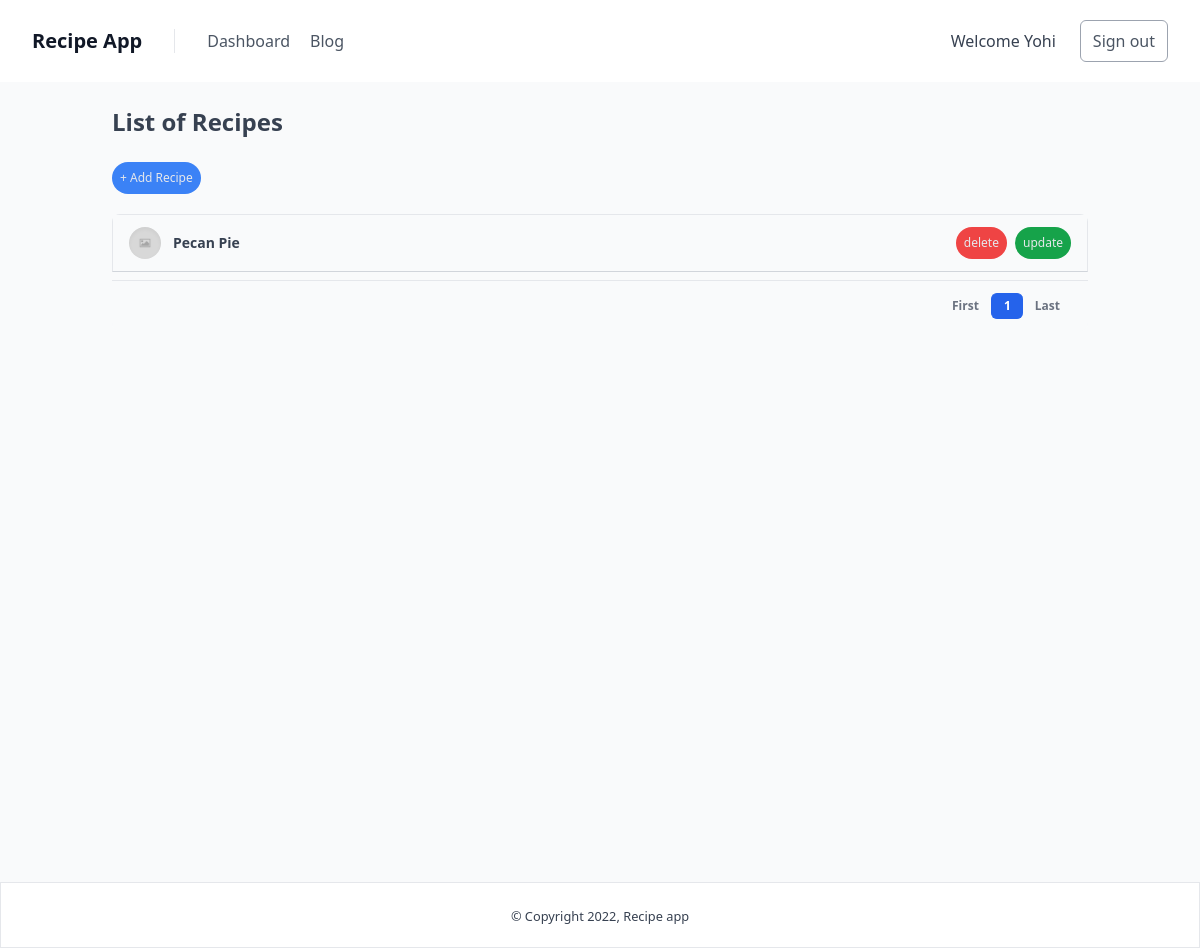
The page /dashboard/ (signed in) on the database as committed earlier.
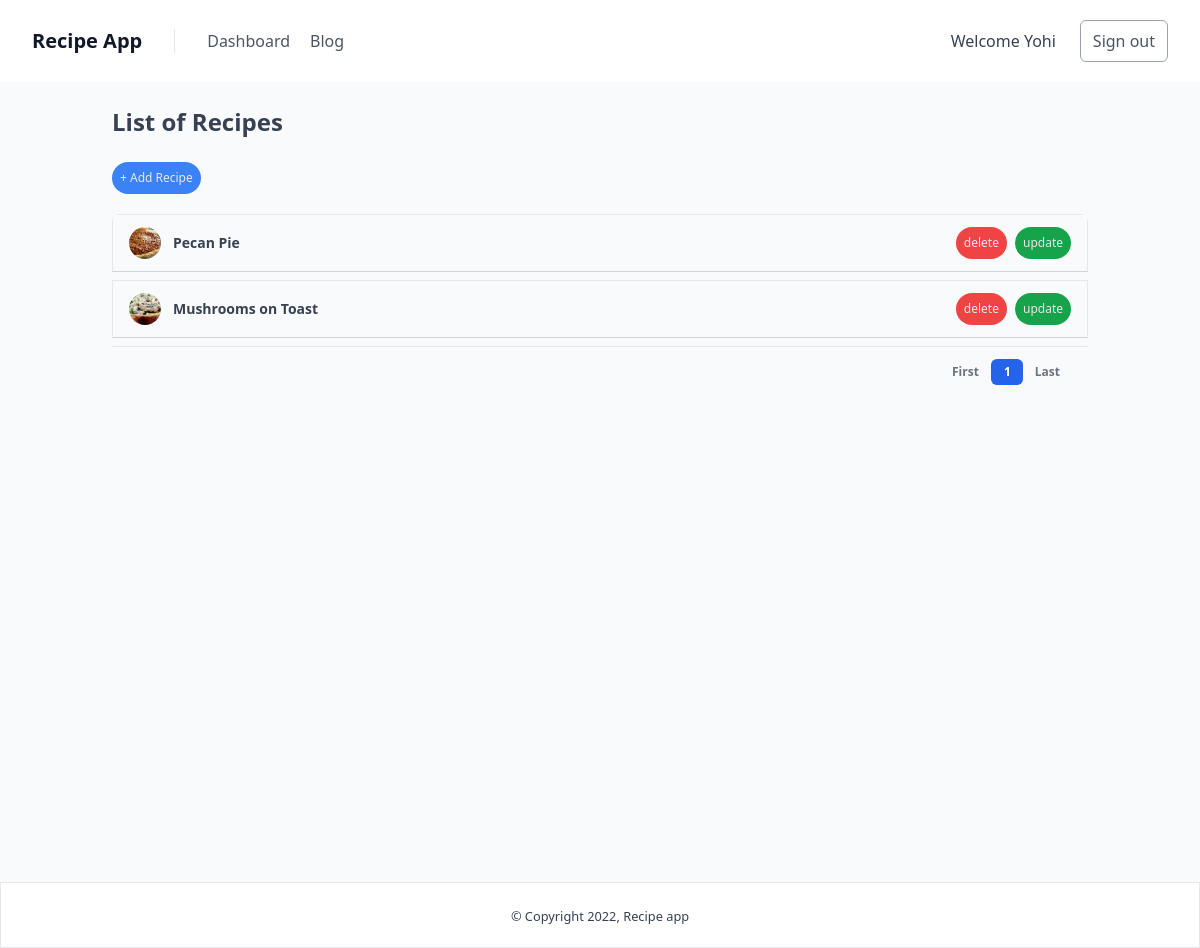
The same page on the database as committed later.
### recipe/models.py (models this page shows, shortened)
class Recipe(models.Model):
    author = models.ForeignKey(settings.AUTH_USER_MODEL, related_name='author', on_delete=models.CASCADE)
    name = models.CharField(max_length=255)
    image = models.ImageField(upload_to='uploads/', null=True, blank=True)
    directions = models.TextField()
    updated = models.DateTimeField(auto_now_add=True)
    created = models.DateTimeField(auto_now=True)
    @property
    def get_image(self):
        if not self.image:
            return '/media/uploads/placeholder-image.png'
        return self.image.url

### recipe/views.py (the view)
# urls.py: path('dashboard/', views.DashboardView.as_view(), name='dashboard'),
class DashboardView(LoginRequiredMixin, ListView):
    login_url = '/signin/'
    def get_queryset(self):
        return Recipe.objects.filter(author=self.request.user)
    model = Recipe
    template_name = "dashboard.html"
    paginate_by = 5
    context_object_name = 'recipes'
    ordering = ['-created']

### account/models.py (called while the page is built)
    def __str__(self):
        return self.username

### templates/dashboard.html (shortened to what the changed rows need)
{% extends 'base.html' %}
{% block content %}
    <div
      class="flex h-screen bg-gray-50"
    >
      <div class="flex flex-col flex-1 w-full">
        <main class="h-full overflow-y-auto">
          <div class="container grid px-6 mx-auto">
            <h2
              class="my-6 text-2xl font-semibold text-gray-700"
            >
              List of Recipes
            </h2>
            <div class="w-full overflow-hidden rounded-lg shadow-xs">
              <div class="w-full overflow-x-auto">
                <div>
                    {% for recipe in recipes %}
                    <div class="text-gray-700 mb-2">
                        <div class="px-4 py-3 flex items-center justify-between border border-b-gray-300">
                            <div class="flex items-center text-sm">
                                <div
                                    class="relative hidden w-8 h-8 mr-3 rounded-full md:block"
                                >
                                    <img
                                    class="object-cover w-full h-full rounded-full"
                                    src="{{ recipe.get_image }}"
                                    alt=""
                                    loading="lazy"
                                    />
                                    <div
                                    class="absolute inset-0 rounded-full shadow-inner"
                                    aria-hidden="true"
                                    ></div>
                                </div>
                                <div>
                                    <a href="{% url 'detail' recipe.id %}" hx-boost="true" hx-indicator="#my-indicator">
                                        <p class="font-semibold">{{recipe.name}}</p>
                                    </a>
                                </div>
                            </div>
                            <div class="flex gap-2 items-center">
                                <form action="{% url 'recipe-delete' recipe.id %}" method="post" hx-boost="true" hx-confirm="Are you sure you want to delete this recipe?" hx-indicator="#my-indicator">
                                  <button type="submit" class="text-xs rounded-full bg-red-500 py-2 px-2 text-gray-200">delete</button>
                                </form>
                                <a href="{% url 'recipe-update' recipe.id %}" hx-boost="true", hx-indicator="#my-indicator">
                                  <button class="text-xs rounded-full bg-green-600 py-2 px-2 text-gray-200">update</button>
                                </a>
                            </div>
                        </div>
                    </div>
                    {%endfor%}
                </div>
              </div>
              <div
                class="grid px-4 py-3 text-xs font-semibold tracking-wide text-gray-500 uppercase border-t  bg-gray-50 sm:grid-cols-9"
              >
      <span class="flex col-span-4 mt-2 sm:mt-auto sm:justify-end">
        <nav aria-label="Table navigation">
          <ul class="inline-flex items-center">
            {% for num in page_obj.paginator.page_range %}
            {% if page_obj.number == num %}
            <li>
              <a href="?page={{ num }}">
                <button
                  class="px-3 py-1 text-white transition-colors duration-150 bg-blue-600 border border-r-0 border-blue-600 rounded-md focus:outline-none focus:shadow-outline-blue"
                >
                  {{ num }}
                </button>
              </a>
            </li>
            {% endif %}
            {% endfor %}
          </ul>
        </nav>
      </span>
              </div>
            </div>
        </main>
      </div>
    </div>
  </body>
</html>
{% endblock  %}

Rows that differ between the two databases and show on the page:
changed Recipe "Pecan Pie": get_image: picture added in place of a placeholder
added Recipe: get_image (picture), name "Mushrooms on Toast"
